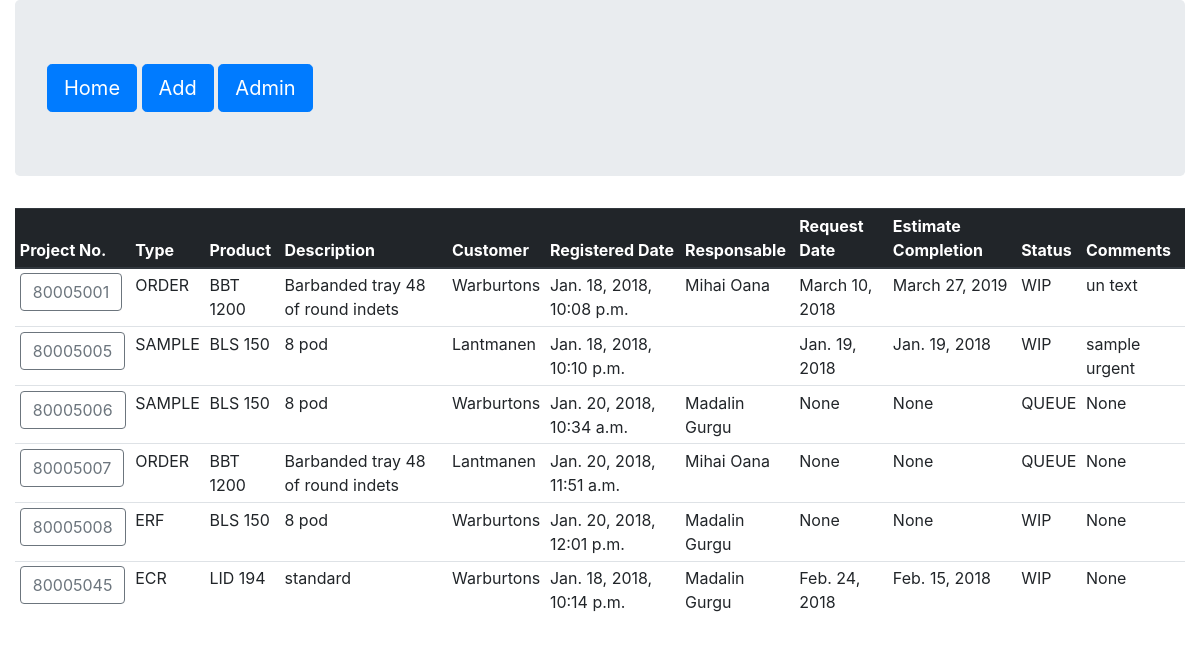
The page / on the database its author committed.
### APMS/apps/orders/models.py (models this page shows, shortened)
class Request(models.Model):
    project_no = models.IntegerField(primary_key=True)
    r_type = models.CharField( max_length=20,
        choices=TYPE_CHOICES, default='ORDER')
    product = models.ForeignKey(Product, null=True, on_delete=models.SET_NULL)
    customer = models.ForeignKey(Customer, null=True, on_delete=models.SET_NULL)
    post_date = models.DateTimeField('date posted')
    order = models.ForeignKey(Order, null=True, blank=True,
        on_delete=models.SET_NULL)
    eng = models.ForeignKey(Engineering, null=True, blank=True,
        on_delete=models.SET_NULL)
    responsable = models.ForeignKey(Staff, null=True, blank=True,
        on_delete=models.SET_NULL)
    request_date = models.DateField('request date', null=True, blank=True)
    estimate = models.DateField('estimate completion date', null=True, blank=True)
    status = models.CharField( max_length=20,
        choices=TYPE_STATUS, default='QUEUE')
    comments = models.CharField(max_length=255, null=True, blank=True)

class Product(models.Model):
    product_id = models.AutoField(primary_key=True)
    p_type = models.CharField( max_length=20,
        choices=TYPE_PRODUCT, default='BBT')
    drawing_no = models.IntegerField()
    description = models.CharField(max_length=255)
    engineer = models.ForeignKey(Staff, null=True, blank=True,
        on_delete=models.SET_NULL)
    technology = models.CharField(max_length=500, null=True, blank=True)

class Customer(models.Model):
    customer_id = models.AutoField(primary_key=True)
    name = models.CharField(max_length=100)
    country = models.CharField(max_length=50, null=True, blank=True)
    adress = models.CharField(max_length=255, null=True, blank=True)
    contact_name = models.CharField(max_length=100, null=True, blank=True)
    sales_responsable = models.ForeignKey(Staff, null=True, blank=True,
        on_delete=models.SET_NULL)

class Staff(models.Model):
    staff_id = models.AutoField(primary_key=True)
    role = models.CharField(max_length=50)
    name = models.CharField(max_length=100)
    email = models.CharField(max_length=50, null=True, blank=True)
    phone = models.IntegerField(null=True, blank=True)
    location = models.CharField(max_length=50, null=True, blank=True)
    user = models.CharField(max_length=100, null=True, blank=True)

### APMS/apps/orders/views.py (the view)
# urls.py: url(r'^$', views.index, name='home'),
def index(request):
    myrequsts = Request.objects.all()
    return render(request, 'index.html', {
        'myrequsts': myrequsts,
        })

### APMS/apps/orders/templates/index.html (shortened to what this page needs)
{% extends 'base.html' %}
{% load crispy_forms_tags %}
{% block nav %}
  {{ block.super }}
{% endblock nav %}
{% block content %}
<div class="table-responsive">
  <table class="table table-hover table-sm">
    <thead class="thead-dark">
      <tr>
        <th scope="col">Project No.</th>
        <th scope="col">Type</th>
        <th scope="col">Product</th>
        <th scope="col">Description</th>
        <th scope="col">Customer</th>
        <th scope="col">Registered Date</th>
        <th scope="col">Responsable</th>
        <th scope="col">Request Date</th>
        <th scope="col">Estimate Completion</th>
        <th scope="col">Status</th>
        <th scope="col">Comments</th>
      </tr>
    </thead>
    <tbody>
      {% for req in myrequsts %}
      <tr>
          <td>
            <a class="btn btn-outline-secondary btn-md" role="button"
              href="{% url 'order_detail' pk=req.project_no %}">
              {{  req.project_no  }}</a></td>
          <td>{{  req.r_type  }}</td>
          <td>{{  req.product.p_type  }} {{ req.product.drawing_no}}</td>
          <td>{{  req.product.description  }}</td>
          <td>{{  req.customer.name  }}</td>
          <td>{{  req.post_date  }}</td>
          <td>{{  req.responsable.name  }}</td>
          <td>{{  req.request_date  }}</td>
          <td>{{  req.estimate  }}</td>
          <td>{{  req.status  }}</td>
          <td>{{  req.comments  }}</td>
      </tr>
      {% endfor %}
    </tbody>
  </table>
</div>
{% endblock content %}

### rows shown on the page
Request: project_no "80005001", r_type "ORDER", product.p_type "BBT", product.drawing_no "1200", product.description "Barbanded tray 48 of round indets", customer.name "Warburtons", post_date "Jan. 18, 2018, 10:08 p.m.", responsable.name "Mihai Oana", request_date "March 10, 2018", estimate "March 27, 2019", status "WIP", comments "un text"
Request: project_no "80005005", r_type "SAMPLE", product.p_type "BLS", product.drawing_no "150", product.description "8 pod", customer.name "Lantmanen", post_date "Jan. 18, 2018, 10:10 p.m.", request_date "Jan. 19, 2018", estimate "Jan. 19, 2018", status "WIP", comments "sample urgent"
Request: project_no "80005006", r_type "SAMPLE", product.p_type "BLS", product.drawing_no "150", product.description "8 pod", customer.name "Warburtons", post_date "Jan. 20, 2018, 10:34 a.m.", responsable.name "Madalin Gurgu", request_date "None", estimate "None", status "QUEUE", comments "None"
Request: project_no "80005007", r_type "ORDER", product.p_type "BBT", product.drawing_no "1200", product.description "Barbanded tray 48 of round indets", customer.name "Lantmanen", post_date "Jan. 20, 2018, 11:51 a.m.", responsable.name "Mihai Oana", request_date "None", estimate "None", status "QUEUE", comments "None"
Request: project_no "80005008", r_type "ERF", product.p_type "BLS", product.drawing_no "150", product.description "8 pod", customer.name "Warburtons", post_date "Jan. 20, 2018, 12:01 p.m.", responsable.name "Madalin Gurgu", request_date "None", estimate "None", status "WIP", comments "None"
Request: project_no "80005045", r_type "ECR", product.p_type "LID", product.drawing_no "194", product.description "standard", customer.name "Warburtons", post_date "Jan. 18, 2018, 10:14 p.m.", responsable.name "Madalin Gurgu", request_date "Feb. 24, 2018", estimate "Feb. 15, 2018", status "WIP", comments "None"
